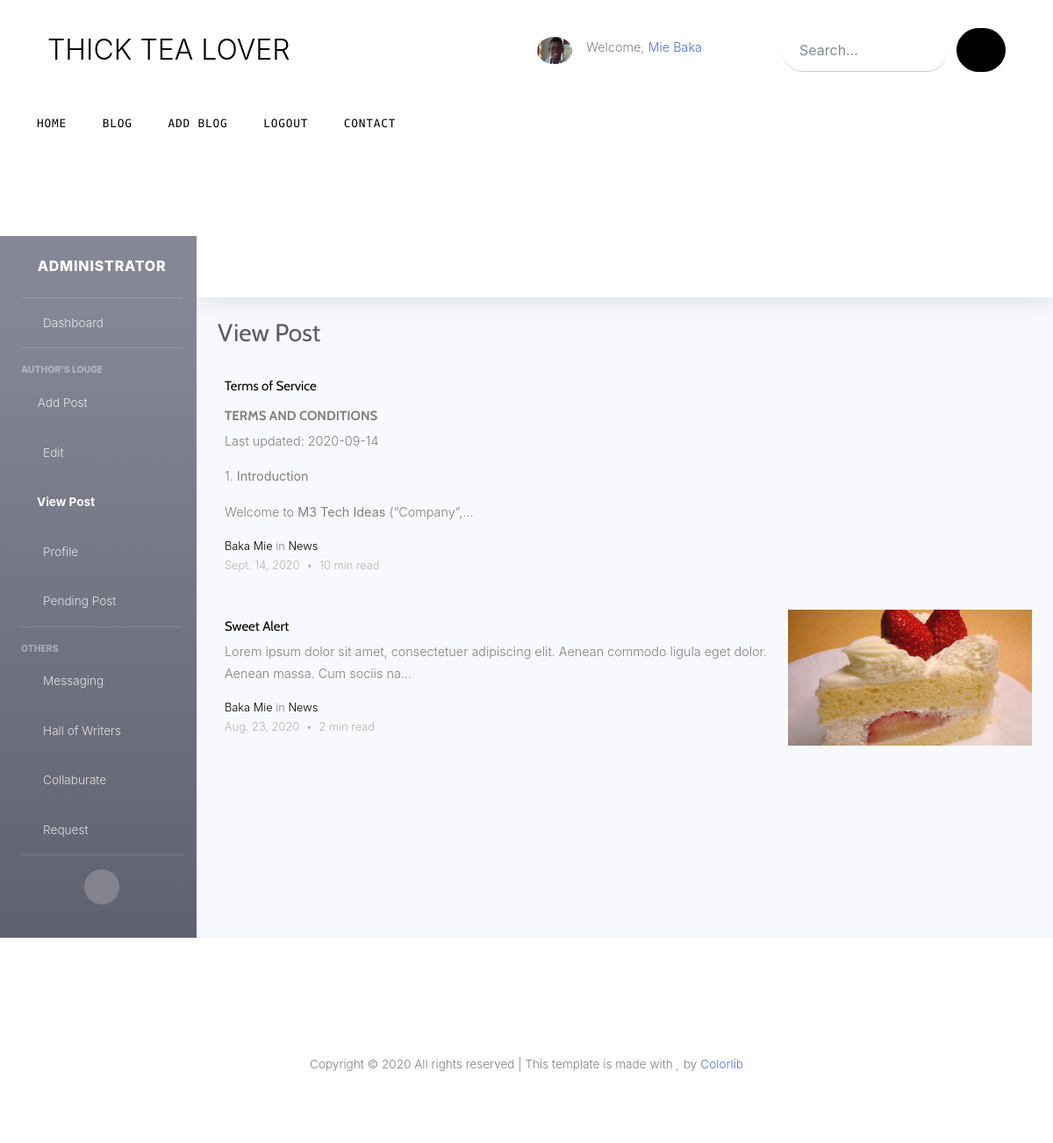
The app's page /dashboard/mi/posts (signed in) with its own data.
### blog/models.py (models this page shows, shortened)
class Profile(models.Model):
    user = models.OneToOneField(User, null=True, on_delete=models.CASCADE)
    email_confirmed = models.BooleanField(default=False)
    number_of_post = models.IntegerField(null=True)
    number_of_views = models.IntegerField(null=True, default=0)
    profile_complete = models.BooleanField(null=True, default=False)
    birth_date = models.DateField(null=True , blank=True)
    bio = models.TextField(max_length=200 , null=True, blank=True)
    sex = models.CharField(max_length=6 , null=True, blank=True)
    location = models.CharField(max_length=30 , choices=COUNTRY, null=True, blank=True)
    cover_image = models.ImageField(default='default_image.jpg', null=True, upload_to='profile/images/')
    linkedin = models.URLField(max_length=80, null=True)
    twitter = models.URLField(max_length=80, null=True)
    github = models.URLField(max_length=80, null=True)
    whatsapp = models.URLField(null=True)
    visibility = models.BooleanField(null=True, default=False)

class Post(models.Model):
    author = models.ForeignKey(User, null = True, on_delete = models.SET_NULL, related_name='publisher')
    title = models.CharField(max_length=30, verbose_name="Post title")
    slug = models.SlugField(unique=True, max_length=100, null=True)
    body = RichTextUploadingField()
    created_on = models.DateTimeField(auto_now_add=True)
    cover_image = models.ImageField(default='teadefault.jpg', upload_to='images/')
    last_modified = models.DateTimeField(auto_now=True, blank=True)
    published_flag = models.BooleanField(null=True, default=False)
    status = models.CharField(max_length=7, null=True)
    number_of_comments = models.IntegerField(null=True)
    favorite = models.BooleanField(null=True)
    read_duration = models.IntegerField(null=True, default=3)
    number_of_views = models.IntegerField(null=True, default=0)
    new_tag = models.ManyToManyField('Tags', related_name='tag')
    categories = models.ManyToManyField('Category', related_name='posts')
    approved_by = models.ForeignKey(User, null=True, on_delete=models.SET_NULL, related_name='approval_officer' )

class Category(models.Model):
    name = models.CharField(max_length=20, unique=True)
    added_by = models.ForeignKey(User, null=True, on_delete = models.CASCADE)
    created_on = models.DateTimeField(auto_now_add=True, null=True)

### blog/views.py (the view)
# urls.py: path("dashboard/<author>/posts", views.dashboard_view_post, name="dashboard_view_post"),
@login_required
def dashboard_view_post(request, author):
    if request.user.is_authenticated:
        posts = Post.objects.filter(author=request.user).order_by('-created_on')
    context = {
        "bt_highlighted_view_post": True,
        "posts": posts,
        "author": author
    }
    return render(request, 'dashboard_view_post.html', context)

### blog/templates/dashboard_view_post.html (shortened to what this page needs)
{% extends "dashboard.html" %}
{% load static %}
{% block dashboard %}
<div class="container-fluid">
    <div class="d-sm-flex align-items-center justify-content-between mb-4">
        <h1 class="h3 mb-0 text-gray-800">View Post</h1>
    </div>
    {% for post in posts %}
    <div class="post-entry-2 d-flex">
        <div class="thumbnail order-md-2" style="background-image: url('{{ post.cover_image.url }}')">
        </div>
        <div class="contents order-md-1 pl-2">
            {% if 'Ready' == post.status %}
            <h2><a href="{% url 'blog:blog_detail' slug=post.slug %}">{{ post.title }}</a></h2>
            {% endif %}
            {% if 'Legal' == post.status %}
            <h2><a href="{% url 'blog:blog_detail_legal' slug=post.slug %}">{{ post.title }}</a></h2>
            {% endif %}
            <p class="mb-3">{{ post.body | truncatechars_html:120  | safe }}</p>
            <div class="post-meta">
                <span class="d-block">
                    <a href="{% url 'blog:blog_author' post.author %}">
                        {{ post.author.last_name }}
                        {{ post.author.first_name }}</a>
                    in
                    {% for category in post.categories.all %}
                    <a href="{% url 'blog:blog_category' category.name %}">{{ category.name }}</a>
                    {% endfor %}
                </span>
                <span class="date-read">{{ post.created_on.date }} <span class="mx-1">&bullet;</span>
                    {{ post.read_duration }} min
                    read
            </div>
        </div>
    </div>
    {% endfor %}
</div>
{% endblock %}

### templates/base.html (shortened to what this page needs)
{% load static %}
<!DOCTYPE html>
<html lang="en">
<head>
  <link rel="stylesheet" href="{% static 'fonts/icomoon/style.css' %}">
  <link rel="stylesheet" href="{% static 'css/bootstrap.min.css' %}">
  <link rel="stylesheet" href="{% static 'Bootstrap_Extra/css/bootstrap-select.css' %}">
  <link rel="stylesheet" href="{% static 'css/nav_tab.css' %}">
  <link rel="stylesheet" href="{% static 'css/jquery-ui.css' %}">
  <link rel="stylesheet" href="{% static 'css/tagsinput.css' %}">
  <link rel="stylesheet" href="{% static 'css/owl.carousel.min.css' %}">
  <link rel="stylesheet" href="{% static 'css/owl.theme.default.min.css' %}">
  <link rel="stylesheet" href="{% static 'css/owl.theme.default.min.css' %}">
  <link rel="stylesheet" href="{% static 'css/jquery.fancybox.min.css' %}">
  <link rel="stylesheet" href="{% static 'css/bootstrap-datepicker.css' %}">
  <link rel="stylesheet" href="{% static 'fonts/flaticon/font/flaticon.css' %}">
  <link rel="stylesheet" href="{% static 'dashboard/css/sb-admin-2.min.css' %}">
  <link rel="stylesheet" href="{% static 'dashboard/vendor/fontawesome-free/css/all.min.css' %}">
  <link rel="stylesheet" href="{% static 'css/aos.css' %}">
  <link href="{% static 'css/jquery.mb.YTPlayer.min.css' %}" media="all" rel="stylesheet" type="text/css">
  <link rel="stylesheet" href="{% static 'css/style.css' %}">
  <link rel="stylesheet" href="{% static 'css/profile.css' %}">
</head>
<body data-spy="scroll" data-target=".site-navbar-target" data-offset="300">
  <div class="site-wrap mb-2">
    <div class="header-top">
      <div class="container">
        <div class="row align-items-center">
          <div class="col-12 col-lg-6 d-flex">
            <a href="{% url 'blog:homepage_view' %}" class="site-logo">
              THICK TEA LOVER
            </a>
          </div>
            {% if user.is_authenticated %}
            <div class="col-12 col-lg-3 d-flex">
            <div class="bio-pic mr-3">
              <img src="{{ user.profile.cover_image.url  }}" alt="Profile Image" class="img-fluidid">
            </div>
            <div class="d-inline-block"> Welcome, <a
                href="{% url 'blog:dashboard_home' user.username %}">{{ user.get_full_name }}</a></div>
            </div>
            {% endif %}
              <form action="{% url 'blog:blog_index_search' %}" method="POST"
                class="col-12 col-lg-3 ml-auto align-items-center">
                <div class="d-flex">
                  <input type="search" name="search_word" class="form-control" id="search_word"
                    placeholder="Search...">
                  <button type="submit" class="btn btn-secondary"><span class="icon-search"></span></button>
                </div>
              </form>
          </div>
      </div>
      <div class="site-navbar py-2 js-sticky-header site-navbar-target d-none pl-0 d-lg-block" role="banner">
        <div class="container">
          <div class="row">
            <div class="d-flex align-items-center">
              <div class="mr-auto">
                <nav class="site-navigation position-relative text-right" role="navigation">
                  <ul class="site-menu main-menu js-clone-nav mr-auto d-none pl-0 d-lg-block">
                    {% if bt_highlighted_home %}
                    <li class="active"><a href="{% url 'blog:homepage_view' %}" class="nav-link text-left">Home</a></li>
                    {% else %}
                    <li class="home"><a href="{% url 'blog:homepage_view' %}" class="nav-link text-left">Home</a></li>
                    {% endif %}
                    {% if bt_highlighted_index %}
                    <li class="active"><a href="{% url 'blog:blog_index' %}" class="nav-link text-left">Blog</a></li>
                    {% else %}
                    <li class="blog"><a href="{% url 'blog:blog_index' %}" class="nav-link text-left">Blog</a></li>
                    {% endif %}
                    {% if user.is_authenticated %}
                    {% if bt_highlighted_add_blog %}
                    <li class="active"><a href="{% url 'blog:dashboard_add_post' user.username %}"
                      class="nav-link text-left">Add Blog</a></li>
                    {% else %}
                    <li class="add_blog"><a href="{% url 'blog:dashboard_add_post' user.username %}"
                      class="nav-link text-left">Add Blog</a></li>
                    {% endif %}
                    {% if bt_highlighted_logout %}
                    <li class="active"><a href="javascript:;" class="nav-link text-left"
                    onclick="log_out()">Logout</a></li>
                    {% else %}
                    <li class="logged_out"><a href="javascript:;" class="nav-link text-left"
                      onclick="log_out()">Logout</a></li>
                    {% endif %}
                  {% else %}
                  {% if bt_highlighte_signing %}
                  <li class="active"><a href="{% url 'accounts:login' %}" class="nav-link text-left">Login/Signup</a></li>
                  {% else %}
                  <li class="login_signup"><a href="{% url 'accounts:login' %}" class="nav-link text-left">Login/Signup</a></li>
                  {% endif %}
                    {% endif %}
                    {% if bt_highlighte_contact %}
                    <li class="active"><a href="{% url 'blog:blog_contact' %}" class="nav-link text-left">Contact</a></li>
                    {% else %}
                    <li class="Contact"><a href="{% url 'blog:blog_contact' %}" class="nav-link text-left">Contact</a></li>
                    {% endif %}
                  </ul>
                </nav>
              </div>
            </div>
          </div>
        </div>
      </div>
      {% block page_content %}
      {% endblock %}
      <div class="footer">
        <div class="container">
          <div class="row">
            <div class="col-12">
              <div class="copyright">
                <p>
                  Copyright &copy;
                  <script>document.write(new Date().getFullYear());</script> All rights reserved | This template is made
                  with <i class="icon-heart text-danger" aria-hidden="true"></i> by <a href="https://colorlib.com"
                    target="_blank">Colorlib</a>
                </p>
                <div class="ml-md-auto top-social d-lg-inline-block">
                  <a href="https://www.facebook.com/thicktealover" class="d-inline-block p-3"><span
                      class="icon-facebook"></span></a>
                  <a href="https://www.twitter.com/thicktealover" class="d-inline-block p-3"><span
                      class="icon-twitter"></span></a>
                  <a href="https://www.instagram.com/thicktealover" class="d-inline-block p-3"><span
                      class="icon-instagram"></span></a>
                </div>
              </div>
            </div>
          </div>
        </div>
      </div>
    </div>
</body>
</html>

### static/css/style.css (style rules this page uses)
html { overflow-x: hidden; }
body { line-height: 1.7; color: gray; font-weight: 300; font-size: .9rem; }
a { -webkit-transition: .3s all ease; -o-transition: .3s all ease; transition: .3s all ease; }
h1, h2, h3, h4, h5, .h1, .h2, .h3, .h4, .h5 { font-family: "Cabin", -apple-system, BlinkMacSystemFont, "Segoe UI", Roboto, "Helvetica Neue", Arial, sans-serif, "Apple Color Emoji", "Segoe UI Emoji", "Segoe UI Symbol", "Noto Color Emoji"; }
.site-wrap:before { display: none; -webkit-transition: .3s all ease-in-out; -o-transition: .3s all ease-in-out; transition: .3s all ease-in-out; background: rgba(0, 0, 0, 0.6); content: ""; position: absolute; z-index: 2000; top: 0; left: 0; right: 0; bottom: 0; opacity: 0; visibility: hidden; }
.site-logo { font-size: 2rem; color: #000; }
.site-navbar { margin-bottom: 0px; z-index: 1999; width: 100%; background: #fff; font-family: "B612 Mono", monospace; }
.site-navbar .site-navigation .site-menu { margin-left: 0; padding-left: 0; margin-bottom: 0; }
.site-navbar .site-navigation .site-menu a { text-decoration: none !important; display: inline-block; }
.site-navbar .site-navigation .site-menu > li { display: inline-block; }
.site-navbar .site-navigation .site-menu > li:first-child > a { padding-left: 0; }
.site-navbar .site-navigation .site-menu > li > a { text-transform: uppercase; font-size: .8rem; letter-spacing: .05rem; font-weight: 400; display: inline-block; text-decoration: none !important; color: #000; }
.header-top > .container { padding-top: 30px; padding-bottom: 30px; }
.btn { text-transform: uppercase; font-size: 14px; letter-spacing: .2rem; font-family: "Cabin", -apple-system, BlinkMacSystemFont, "Segoe UI", Roboto, "Helvetica Neue", Arial, sans-serif, "Apple Color Emoji", "Segoe UI Emoji", "Segoe UI Symbol", "Noto Color Emoji"; }
.post-meta { font-size: .8rem; }
.post-meta a { color: #000; }
.bio-pic { -webkit-box-flex: 0; -ms-flex: 0 0 40px; flex: 0 0 40px; }
.bio-pic img { max-width: 100%; border-radius: 50%; }
.date-read { color: #b4b4b4; }
.post-entry-1, .post-entry-2 { font-size: .9rem; margin-bottom: 30px; }
.post-entry-1 h2, .post-entry-2 h2 { font-size: 20px; }
.post-entry-1 h2 a, .post-entry-2 h2 a { color: #000; }
.post-entry-2 { font-size: .9rem; }
.post-entry-2 .thumbnail { background-size: cover; background-position: center; width: 30%; }
.post-entry-2 .contents { width: 70%; padding: 10px 20px; }
.post-entry-2 .contents h2 { font-size: 15px; }
.form-control { margin-right: 10px; height: 50px; padding-left: 20px; padding-right: 20px; border-radius: 30px; border: none; background: #fff; border-bottom: 1px solid transparent; border-bottom: 1px solid #ccc; }
.btn { border-radius: 30px; background: #000; padding-left: 20px; padding-right: 20px; border-color: #000; color: #fff; }
.footer { font-size: .85rem; text-align: center; padding: 2rem 0; }
.top-social a { color: #000; }

### records on screen
Post: title "Terms of Service", body "TERMS AND CONDITIONS Last updated: 2020-09-14 1. Introduction Welcome to M3 Tech Ideas (“Company”,…", author.last_name "Baka", author.first_name "Mie", created_on "Sept. 14, 2020", read_duration "10"
Category: name "News"
Post: cover_image (picture), title "Sweet Alert", body "Lorem ipsum dolor sit amet, consectetuer adipiscing elit. Aenean commodo ligula eget dolor. Aenean massa. Cum sociis na…", author.last_name "Baka", author.first_name "Mie", created_on "Aug. 23, 2020", read_duration "2"

### other values on screen
{{ user.get_full_name }} "Mie Baka"
